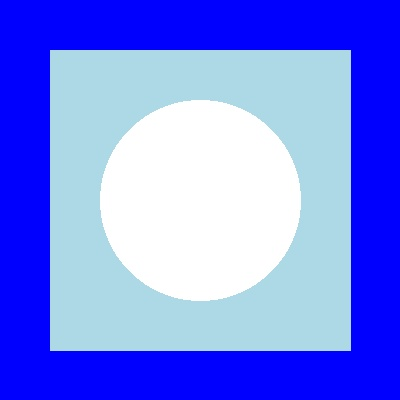
#> input picture sample-images/image1_copy.jpg, 400 x 400 px
$ python -i image_utils.py   (imports and definitions only)   (older library calls are emulated)
#> lines starting #> are read from the running program, lines starting #| are printed output that depends on the picture
#> further down, picture is the input picture: PIL image 400x400 RGB; mean R, G, B 114.2, 130.3, 245
"""
Image utility functions for loading, saving, and manipulating images.
"""

import os
import io
import zipfile
from pathlib import Path
from typing import List, Tuple, Optional
from PIL import Image
import cv2
import numpy as np

SUPPORTED_EXTENSIONS = {'.jpg', '.jpeg', '.png', '.gif', '.bmp', '.webp', '.tiff'}
UPLOAD_DIR = Path(__file__).parent / "uploads"
THUMBNAIL_DIR = Path(__file__).parent / "thumbnails"

# [2 lines not run here, left out]


def is_valid_image(filename: str) -> bool:
    """Check if a file has a supported image extension."""
    return Path(filename).suffix.lower() in SUPPORTED_EXTENSIONS


# [88 lines left out: functions load_image_from_bytes, load_image_from_path, save_image, create_thumbnail, save_thumbnail, extract_images_from_zip and 2 more, not called in this run]


def pil_to_cv2(image: Image.Image) -> np.ndarray:
    """Convert PIL Image to OpenCV format (BGR)."""
    if image.mode == 'RGBA':
        image = image.convert('RGB')
    return cv2.cvtColor(np.array(image), cv2.COLOR_RGB2BGR)


def cv2_to_pil(image: np.ndarray) -> Image.Image:
    """Convert OpenCV image (BGR) to PIL Image."""
    return Image.fromarray(cv2.cvtColor(image, cv2.COLOR_BGR2RGB))


def compute_image_quality_score(image: Image.Image) -> float:
    """
    Compute a simple quality score based on image properties.
    Higher score = better quality (higher resolution, more detail).
    """
    cv_img = pil_to_cv2(image)
    gray = cv2.cvtColor(cv_img, cv2.COLOR_BGR2GRAY)
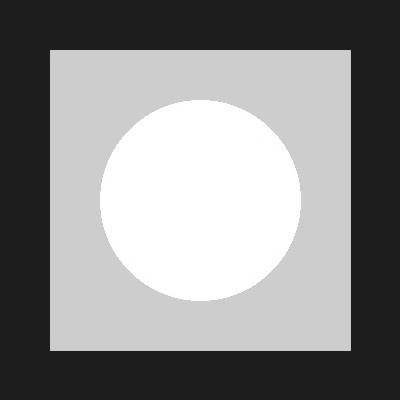
#> gray: shape (400, 400); min 26, max 255, mean 138.5

    laplacian_var = cv2.Laplacian(gray, cv2.CV_64F).var()
#> laplacian_var = 463.9

    resolution_score = (image.width * image.height) / 1_000_000
#> resolution_score = 0.16

    quality_score = (laplacian_var * 0.01) + (resolution_score * 10)
#> quality_score = 6.24

    return round(quality_score, 2)


# [16 lines left out: function delete_image_files, not called in this run]

>>> from PIL import Image
>>> picture = Image.open('../sample-images/image1_copy.jpg')
>>> result = compute_image_quality_score(picture)
#> result = 6.24
